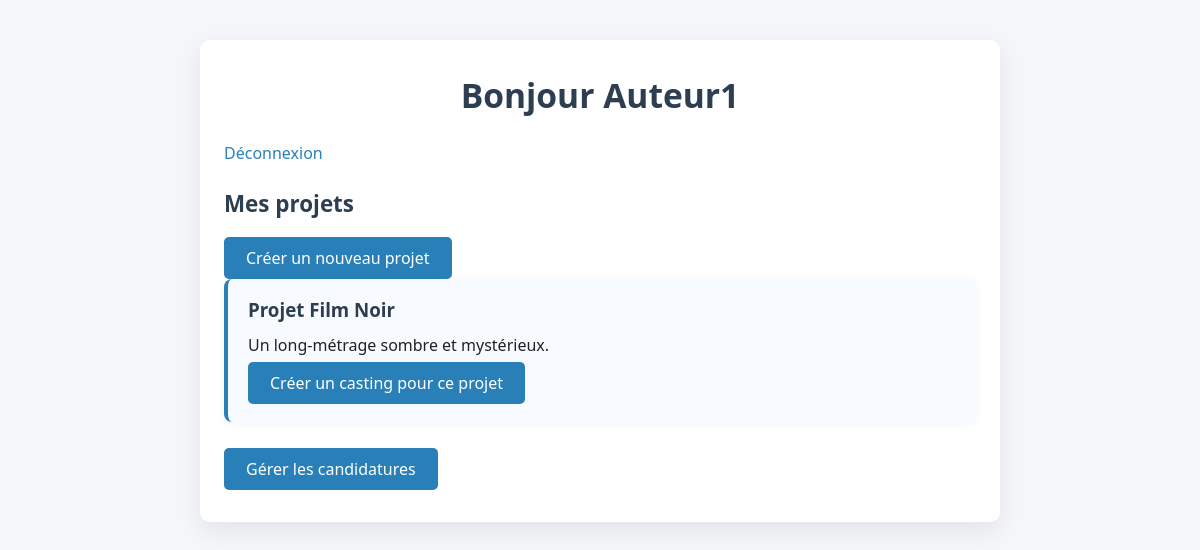
Page /php/author_dashboard.php (signed in) on the committed database.
### tables this page shows
CREATE TABLE `projects` (
                            `id` int NOT NULL AUTO_INCREMENT,
                            `user_id` int NOT NULL,
                            `title` varchar(255) NOT NULL,
                            `description` text,
                            `created_at` timestamp NULL DEFAULT CURRENT_TIMESTAMP,
                            PRIMARY KEY (`id`),
                            KEY `user_id` (`user_id`),
                            CONSTRAINT fk_projects_user FOREIGN KEY (`user_id`) REFERENCES `users`(`id`)
);

### php/author_dashboard.php (called while the page is built, shortened)
<?php
require 'db.php';
$user_id = $_SESSION['user_id'];
$stmt = $pdo->prepare("SELECT * FROM projects WHERE user_id = ? ORDER BY created_at DESC");
$stmt->execute([$user_id]);
$projects = $stmt->fetchAll();
include '../views/author_dashboard.php';
?>

### views/author_dashboard.php (the view, shortened to what this page needs)
<!DOCTYPE html>
<html lang="fr">
<head>
    <link rel="stylesheet" href="../css/style.css" />
</head>
<body>
<div class="container">
    <h1>Bonjour <?= htmlspecialchars($_SESSION['username']) ?></h1>
    <a href="../php/logout.php">Déconnexion</a>
    <h2>Mes projets</h2>
    <a href="../php/create_project.php" class="btn">Créer un nouveau projet</a>
    <?php if (empty($projects)): ?>
        <p>Aucun projet de créé</p>
    <?php else: ?>
        <?php foreach ($projects as $proj): ?>
            <div class="card">
                <h3><?= htmlspecialchars($proj['title']) ?></h3>
                <p><?= nl2br(htmlspecialchars($proj['description'])) ?></p>
                <a href="../php/create_casting.php" class="btn">Créer un casting pour ce projet</a>
            </div>
        <?php endforeach; ?>
    <?php endif; ?>
    <a href="../php/manage_applications.php" class="btn">Gérer les candidatures</a>
</div>
</body>
</html>

### css/style.css (style rules this page uses)
* { box-sizing: border-box; margin: 0; padding: 0; }
body { font-family: 'Segoe UI', Arial, sans-serif; background: #f5f6fa; color: #222; min-height: 100vh; }
.container { max-width: 800px; margin: 40px auto 40px auto; background: #fff; border-radius: 10px; box-shadow: 0 8px 24px rgba(0,0,0,0.08); padding: 32px 24px 32px 24px; }
h1, h2, h3 { color: #2c3e50; margin-bottom: 12px; }
h1 { font-size: 2.1em; margin-bottom: 24px; text-align: center; }
h2 { font-size: 1.4em; margin-top: 24px; margin-bottom: 12px; }
a { color: #2980b9; text-decoration: none; transition: color 0.2s; }
button, .btn { background: #2980b9; color: #fff; border: none; padding: 10px 22px; border-radius: 5px; font-size: 1em; cursor: pointer; margin-top: 6px; transition: background 0.2s; display: inline-block; text-align: center; text-decoration: none; }
.card { background: #f7faff; border-radius: 8px; box-shadow: 0 2px 8px rgba(44,62,80,0.06); padding: 18px 20px; margin-bottom: 20px; border-left: 4px solid #2980b9; }

### rows in the picture
projects: title "Projet Film Noir", description "Un long-métrage sombre et mystérieux."

### other values in the picture
$_SESSION['username'] "Auteur1"
